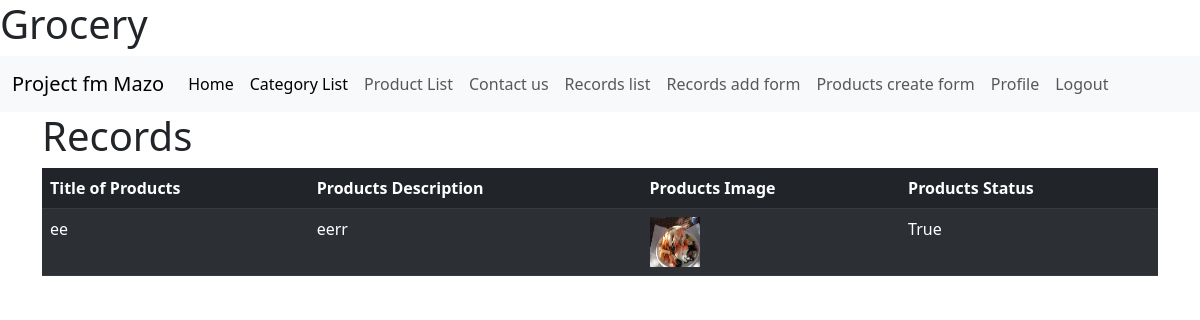
/detail/2/ (signed in), run on the app's committed database.
### catalog/models.py (models this page shows, shortened)
class Record(models.Model):
    title = models.CharField(max_length=50, verbose_name="Заголовок")
    slug = models.CharField(max_length=50, verbose_name="Slug")
    content = models.TextField(max_length=50, null=False, verbose_name='Content')
    image = models.ImageField(upload_to="media", **NULLABLE, default=None)
    date_of_creation = models.DateTimeField(auto_now_add=True, verbose_name="Дата создания", **NULLABLE)
    id_public = models.BooleanField(default=True, verbose_name="Опубликовано")
    views_controller = models.IntegerField(default=0, verbose_name="Счетчик просмотров", **NULLABLE)

### catalog/views.py (the view)
# urls.py: path('detail/<int:pk>/', RecordDetailView.as_view(), name='detail'),
class RecordDetailView(LoginRequiredMixin, DetailView):
    model = Record
    template_name = 'catalog/record_detail.html'

### catalog/templates/catalog/record_detail.html (shortened to what this page needs)
{% extends 'catalog/base.html' %}
    {% block content %}
<h1> Records </h1>
        <table class="table table-dark table-striped">
            <thead>
                <tr>
                  <th scope="col"> Title of Products</th>
                  <th scope="col">Products Description</th>
                   <th scope="col">Products Image </th>
                    <th scope="col">Products Status</th>
                </tr>
            </thead>
                    <td>  {{object.title}}</td>
                    <td> {{object.content}}</td>
                    <td>
                        <img src="{{object.image.url}}" width="50" height=50  alt=""/>
                    </td>
                    <td> {{object.id_public}}</td>
{% endblock %}

### data on the page
Record: title "ee", content "eerr", image (picture), id_public "True"
